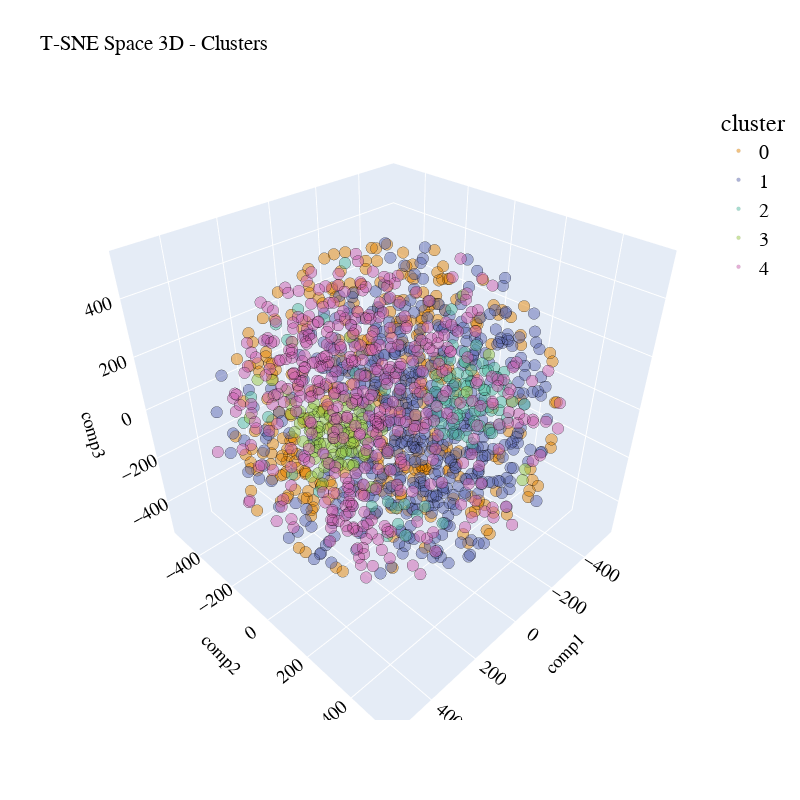

Notebook code cell kept with this figure:
### Code cell
plot_pca_3d(df_tsne_3d, title = "T-SNE Space 3D - Clusters", opacity=0.5, width_line = 0.1)
